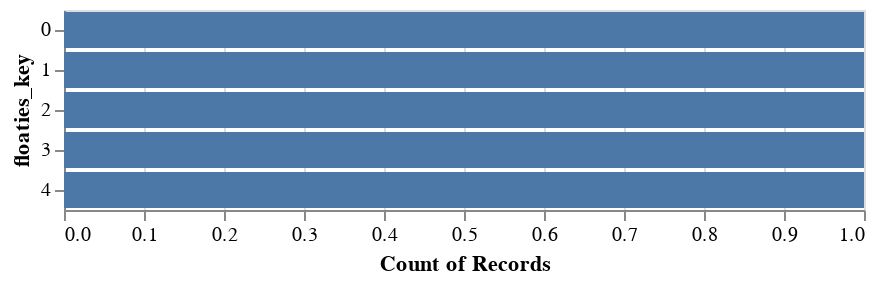

Notebook code cell kept with this figure:
### Code cell
cm.chart_me(df, ['floaties_key'])[0]

### Figure 1 — Vega-Lite specification as saved in the notebook (floating-point values rounded to 4 significant figures)
{"config": {"view": {"continuousWidth": 400, "continuousHeight": 300}}, "data": {"name": "data-0c6cec732ba5542ae18034ecbefb214f"}, "mark": "bar", "encoding": {"x": {"aggregate": "count", "type": "quantitative"}, "y": {"field": "floaties_key", "type": "ordinal"}}, "$schema": "https://vega.github.io/schema/vega-lite/v4.17.0.json", "datasets": {"data-0c6cec732ba5542ae18034ecbefb214f": [{"integers": 1, "floaties": 0.9076, "floaties_key": 0, "integer_bools": false, "stringer": "rabbit", "datie_dates": "2020-01-01T00:00:00"}, {"integers": 2, "floaties": 0.8095, "floaties_key": 1, "integer_bools": false, "stringer": "leopard", "datie_dates": "2021-02-03T00:00:00"}, {"integers": 3, "floaties": 0.8128, "floaties_key": 2, "integer_bools": false, "stringer": "rabbit", "datie_dates": "2021-02-03T00:00:00"}, {"integers": 1, "floaties": 0.1461, "floaties_key": 3, "integer_bools": false, "stringer": "rabbit", "datie_dates": "2020-01-01T00:00:00"}, {"integers": 2, "floaties": 0.1021, "floaties_key": 4, "integer_bools": true, "stringer": "leopard", "datie_dates": "2021-02-03T00:00:00"}]}}
